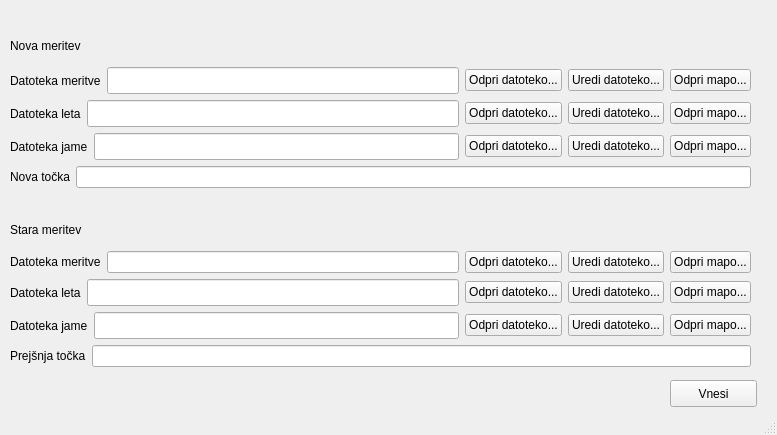
<?xml version="1.0" encoding="UTF-8"?>
<ui version="4.0">
 <class>MainWindow</class>
 <widget class="QMainWindow" name="MainWindow">
  <property name="geometry">
   <rect>
    <x>0</x>
    <y>0</y>
    <width>777</width>
    <height>435</height>
   </rect>
  </property>
  <property name="windowTitle">
   <string>Dodaj jamo</string>
  </property>
  <widget class="QWidget" name="centralwidget">
   <widget class="QPushButton" name="vnesiButton">
    <property name="geometry">
     <rect>
      <x>670</x>
      <y>380</y>
      <width>87</width>
      <height>27</height>
     </rect>
    </property>
    <property name="text">
     <string>Vnesi</string>
    </property>
   </widget>
   <widget class="QWidget" name="layoutWidget">
    <property name="geometry">
     <rect>
      <x>10</x>
      <y>30</y>
      <width>741</width>
      <height>337</height>
     </rect>
    </property>
    <layout class="QVBoxLayout" name="verticalLayout_2">
     <item>
      <widget class="QLabel" name="novaLabel">
       <property name="text">
        <string>Nova meritev</string>
       </property>
      </widget>
     </item>
     <item>
      <layout class="QHBoxLayout" name="novaMeritevHorizontal">
       <item>
        <widget class="QLabel" name="novaMeritevLabel">
         <property name="text">
          <string>Datoteka meritve</string>
         </property>
        </widget>
       </item>
       <item>
        <widget class="QLineEdit" name="novaMeritevPath">
         <property name="minimumSize">
          <size>
           <width>125</width>
           <height>27</height>
          </size>
         </property>
        </widget>
       </item>
       <item>
        <widget class="QPushButton" name="novaMeritevFile">
         <property name="text">
          <string>Odpri datoteko...</string>
         </property>
        </widget>
       </item>
       <item>
        <widget class="QPushButton" name="novaMeritevEdit">
         <property name="text">
          <string>Uredi datoteko...</string>
         </property>
        </widget>
       </item>
       <item>
        <widget class="QPushButton" name="novaMeritevFolder">
         <property name="text">
          <string>Odpri mapo...</string>
         </property>
        </widget>
       </item>
      </layout>
     </item>
     <item>
      <layout class="QHBoxLayout" name="novaLetoHorizontal">
       <item>
        <widget class="QLabel" name="novaLetoLabel">
         <property name="text">
          <string>Datoteka leta</string>
         </property>
        </widget>
       </item>
       <item>
        <widget class="QLineEdit" name="novaLetoPath">
         <property name="minimumSize">
          <size>
           <width>125</width>
           <height>27</height>
          </size>
         </property>
        </widget>
       </item>
       <item>
        <widget class="QPushButton" name="novaLetoFile">
         <property name="text">
          <string>Odpri datoteko...</string>
         </property>
        </widget>
       </item>
       <item>
        <widget class="QPushButton" name="novaLetoEdit">
         <property name="text">
          <string>Uredi datoteko...</string>
         </property>
        </widget>
       </item>
       <item>
        <widget class="QPushButton" name="novaLetoFolder">
         <property name="text">
          <string>Odpri mapo...</string>
         </property>
        </widget>
       </item>
      </layout>
     </item>
     <item>
      <layout class="QHBoxLayout" name="novaJamaHorizontal">
       <item>
        <widget class="QLabel" name="novaJamaLabel">
         <property name="text">
          <string>Datoteka jame</string>
         </property>
        </widget>
       </item>
       <item>
        <widget class="QLineEdit" name="novaJamaPath">
         <property name="minimumSize">
          <size>
           <width>125</width>
           <height>27</height>
          </size>
         </property>
        </widget>
       </item>
       <item>
        <widget class="QPushButton" name="novaJamaFile">
         <property name="text">
          <string>Odpri datoteko...</string>
         </property>
        </widget>
       </item>
       <item>
        <widget class="QPushButton" name="novaJamaEdit">
         <property name="text">
          <string>Uredi datoteko...</string>
         </property>
        </widget>
       </item>
       <item>
        <widget class="QPushButton" name="novaJamaFolder">
         <property name="text">
          <string>Odpri mapo...</string>
         </property>
        </widget>
       </item>
      </layout>
     </item>
     <item>
      <layout class="QHBoxLayout" name="novaTockaHorizontal">
       <item>
        <widget class="QLabel" name="novaTockaLabel">
         <property name="text">
          <string>Nova točka</string>
         </property>
        </widget>
       </item>
       <item>
        <widget class="QLineEdit" name="novaTocka"/>
       </item>
      </layout>
     </item>
     <item>
      <spacer name="horizontalSpacer">
       <property name="orientation">
        <enum>Qt::Horizontal</enum>
       </property>
       <property name="sizeHint" stdset="0">
        <size>
         <width>40</width>
         <height>20</height>
        </size>
       </property>
      </spacer>
     </item>
     <item>
      <widget class="QLabel" name="staraLabel">
       <property name="text">
        <string>Stara meritev</string>
       </property>
      </widget>
     </item>
     <item>
      <layout class="QHBoxLayout" name="staraMeritevHorizontal">
       <item>
        <widget class="QLabel" name="staraMeritevLabel">
         <property name="text">
          <string>Datoteka meritve</string>
         </property>
        </widget>
       </item>
       <item>
        <widget class="QLineEdit" name="staraMeritevPath"/>
       </item>
       <item>
        <widget class="QPushButton" name="staraMeritevFile">
         <property name="text">
          <string>Odpri datoteko...</string>
         </property>
        </widget>
       </item>
       <item>
        <widget class="QPushButton" name="staraMeritevEdit">
         <property name="text">
          <string>Uredi datoteko...</string>
         </property>
        </widget>
       </item>
       <item>
        <widget class="QPushButton" name="staraMeritevFolder">
         <property name="text">
          <string>Odpri mapo...</string>
         </property>
        </widget>
       </item>
      </layout>
     </item>
     <item>
      <layout class="QHBoxLayout" name="staraLetoHorizontal">
       <item>
        <widget class="QLabel" name="staraLetoLabel">
         <property name="text">
          <string>Datoteka leta</string>
         </property>
        </widget>
       </item>
       <item>
        <widget class="QLineEdit" name="staraLetoPath">
         <property name="minimumSize">
          <size>
           <width>125</width>
           <height>27</height>
          </size>
         </property>
        </widget>
       </item>
       <item>
        <widget class="QPushButton" name="staraLetoFile">
         <property name="text">
          <string>Odpri datoteko...</string>
         </property>
        </widget>
       </item>
       <item>
        <widget class="QPushButton" name="staraLetoEdit">
         <property name="text">
          <string>Uredi datoteko...</string>
         </property>
        </widget>
       </item>
       <item>
        <widget class="QPushButton" name="staraLetoFolder">
         <property name="text">
          <string>Odpri mapo...</string>
         </property>
        </widget>
       </item>
      </layout>
     </item>
     <item>
      <layout class="QHBoxLayout" name="staraJamaHorizontal">
       <item>
        <widget class="QLabel" name="staraJamaLabel">
         <property name="text">
          <string>Datoteka jame</string>
         </property>
        </widget>
       </item>
       <item>
        <widget class="QLineEdit" name="staraJamaPath">
         <property name="minimumSize">
          <size>
           <width>125</width>
           <height>27</height>
          </size>
         </property>
        </widget>
       </item>
       <item>
        <widget class="QPushButton" name="staraJamaFile">
         <property name="text">
          <string>Odpri datoteko...</string>
         </property>
        </widget>
       </item>
       <item>
        <widget class="QPushButton" name="staraJamaEdit">
         <property name="text">
          <string>Uredi datoteko...</string>
         </property>
        </widget>
       </item>
       <item>
        <widget class="QPushButton" name="staraJamaFolder">
         <property name="text">
          <string>Odpri mapo...</string>
         </property>
        </widget>
       </item>
      </layout>
     </item>
     <item>
      <layout class="QHBoxLayout" name="staraTockaHorizontal">
       <item>
        <widget class="QLabel" name="staraTockaLabel">
         <property name="text">
          <string>Prejšnja točka</string>
         </property>
        </widget>
       </item>
       <item>
        <widget class="QLineEdit" name="staraTocka"/>
       </item>
      </layout>
     </item>
    </layout>
   </widget>
  </widget>
  <widget class="QStatusBar" name="statusbar"/>
 </widget>
 <resources/>
 <connections/>
</ui>
